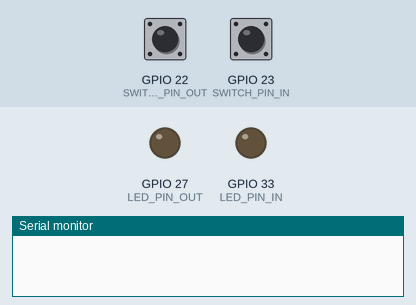
A sketch run on a simulated ESP32. Parts: output pins drawn as LEDs (lit = HIGH), the last lines printed to the serial monitor. The test bench sets the inputs (shaded band); at power-on: GPIO 23 (SWITCH_PIN_IN) HIGH, GPIO 22 (SWITCH_PIN_OUT) HIGH.

Above: at 1.2 s.
1.3 s: GPIO 23 (SWITCH_PIN_IN) pulled LOW for 0.15 s
At 1.47 s:
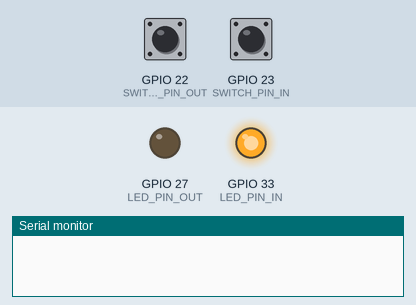
3.1 s: GPIO 22 (SWITCH_PIN_OUT) pulled LOW for 0.15 s
At 3.27 s:
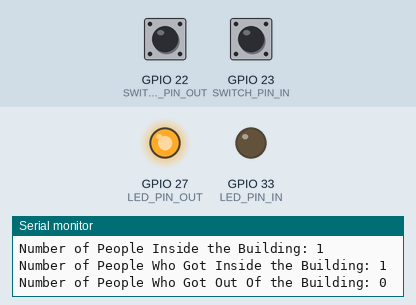
Timing chart, 0 to 6.1 s (numbered marks = the images above; inputs shaded):
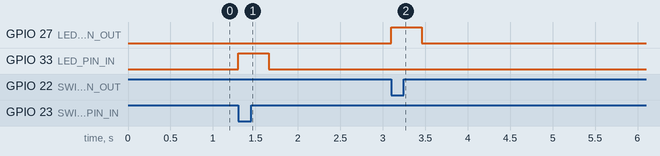

Measured:
- after the input at 1.3 s, GPIO 33 (LED_PIN_IN): LOW → HIGH at once, → LOW 0.36 s later
- after the input at 3.1 s, GPIO 27 (LED_PIN_OUT): LOW → HIGH at once, → LOW 0.36 s later

The sketch:

TourniquetSystemProject.ino
```cpp
#define LED_PIN_IN 33
#define LED_PIN_OUT 27
#define SWITCH_PIN_IN 23
#define SWITCH_PIN_OUT 22

volatile int numberOfPeopleInside;
volatile int numberOfPeopleWhoGotIn;
volatile int numberOfPeopleWhoGotOut;
volatile bool canSendDataToComputer;

void IRAM_ATTR handleInInterrupt() {
  if (!canSendDataToComputer) {
    numberOfPeopleInside++;
    numberOfPeopleWhoGotIn++;
    canSendDataToComputer = true;
    digitalWrite(LED_PIN_IN, HIGH);
  }
}

void IRAM_ATTR handleOutInterrupt() {
  if (numberOfPeopleInside > 0 && !canSendDataToComputer) {
    numberOfPeopleInside--;
    numberOfPeopleWhoGotOut++;
    canSendDataToComputer = true;
    digitalWrite(LED_PIN_OUT, HIGH);
  }
}

void sendDataToComputer() {
  Serial.println("\n------ Update");
  Serial.println("Number of People Inside the Building: " + String(numberOfPeopleInside));
  Serial.println("Number of People Who Got Inside the Building: " + String(numberOfPeopleWhoGotIn));
  Serial.println("Number of People Who Got Out Of the Building: " + String(numberOfPeopleWhoGotOut));
  canSendDataToComputer = false;
}

void setup() {
  Serial.begin(115200);

  pinMode(LED_PIN_IN, OUTPUT);
  pinMode(LED_PIN_OUT, OUTPUT);
  pinMode(SWITCH_PIN_IN, INPUT_PULLUP);
  pinMode(SWITCH_PIN_OUT, INPUT_PULLUP);

  attachInterrupt(digitalPinToInterrupt(SWITCH_PIN_IN), handleInInterrupt, FALLING);
  attachInterrupt(digitalPinToInterrupt(SWITCH_PIN_OUT), handleOutInterrupt, FALLING);
}

void loop() {
  if (canSendDataToComputer) {
    delay(350);
    sendDataToComputer();
    digitalWrite(LED_PIN_IN, LOW);
    digitalWrite(LED_PIN_OUT, LOW);
  }
}
 
```
